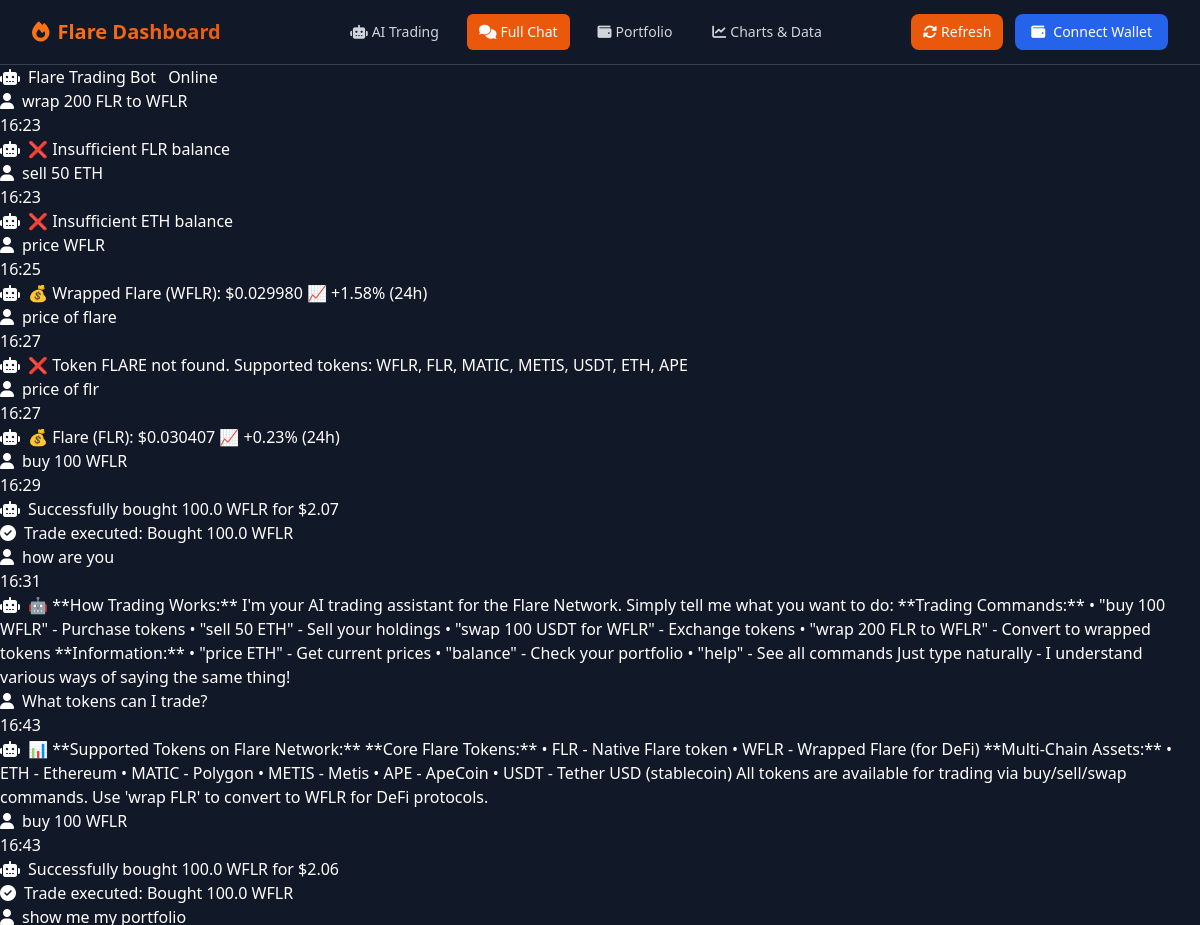
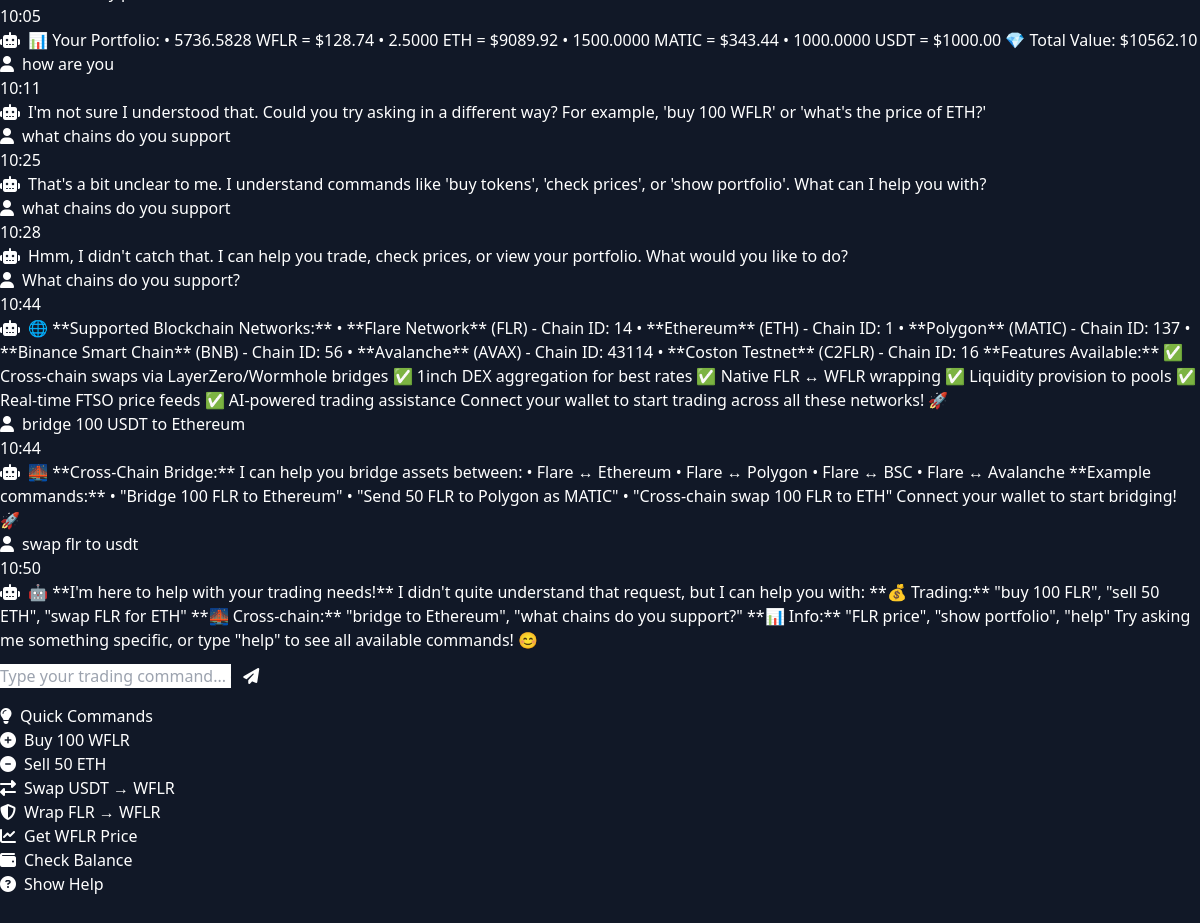
Page /chat on the committed database (2 pictures, top to bottom).
### models.py (models this page shows)
class ChatMessage(db.Model):
    id = db.Column(Integer, primary_key=True)
    message = db.Column(Text, nullable=False)
    response = db.Column(Text, nullable=False)
    trade_executed = db.Column(String(200))
    created_at = db.Column(DateTime, default=datetime.utcnow)

### routes.py (the view)
@app.route('/chat')
def chat():
    messages = ChatMessage.query.order_by(ChatMessage.created_at.desc()).limit(20).all()
    return render_template('chat.html', messages=messages[::-1])

### templates/chat.html (shortened to what this page needs)
{% extends "base.html" %}
{% block content %}
<div class="row">
    <div class="col-lg-8 mx-auto">
        <div class="card bg-dark-custom">
            <div class="card-header">
                <h5 class="card-title mb-0">
                    <i class="fas fa-robot me-2"></i>Flare Trading Bot
                    <span class="badge bg-success ms-2">Online</span>
                </h5>
            </div>
            <div class="card-body">
                <div id="chatMessages" class="chat-container mb-3">
                    {% if messages %}
                        {% for message in messages %}
                        <div class="chat-message user-message">
                            <div class="message-content">
                                <i class="fas fa-user me-2"></i>{{ message.message }}
                            </div>
                            <div class="message-time">{{ message.created_at.strftime('%H:%M') }}</div>
                        </div>
                        <div class="chat-message bot-message">
                            <div class="message-content">
                                <i class="fas fa-robot me-2"></i>{{ message.response }}
                            </div>
                            {% if message.trade_executed %}
                            <div class="trade-info">
                                <i class="fas fa-check-circle text-success me-2"></i>Trade executed: {{ message.trade_executed }}
                            </div>
                            {% endif %}
                        </div>
                        {% endfor %}
                    {% endif %}
                </div>
                <form id="chatForm" class="d-flex">
                    <input type="text" id="chatInput" class="form-control bg-dark text-light me-2"
                           placeholder="Type your trading command... (e.g., 'buy 100 WFLR')" required>
                    <button type="submit" class="btn btn-primary" id="sendButton">
                        <i class="fas fa-paper-plane"></i>
                    </button>
                </form>
            </div>
        </div>
        <div class="card bg-dark-custom mt-4">
            <div class="card-header">
                <h6 class="card-title mb-0">
                    <i class="fas fa-lightbulb me-2"></i>Quick Commands
                </h6>
            </div>
            <div class="card-body">
                <div class="row g-2">
                    <div class="col-md-6">
                        <button class="btn btn-outline-success w-100 quick-command" data-command="buy 100 WFLR">
                            <i class="fas fa-plus-circle me-2"></i>Buy 100 WFLR
                        </button>
                    </div>
                    <div class="col-md-6">
                        <button class="btn btn-outline-danger w-100 quick-command" data-command="sell 50 ETH">
                            <i class="fas fa-minus-circle me-2"></i>Sell 50 ETH
                        </button>
                    </div>
                    <div class="col-md-6">
                        <button class="btn btn-outline-warning w-100 quick-command" data-command="swap 100 USDT for WFLR">
                            <i class="fas fa-exchange-alt me-2"></i>Swap USDT → WFLR
                        </button>
                    </div>
                    <div class="col-md-6">
                        <button class="btn btn-outline-info w-100 quick-command" data-command="wrap 200 FLR to WFLR">
                            <i class="fas fa-shield-alt me-2"></i>Wrap FLR → WFLR
                        </button>
                    </div>
                    <div class="col-md-6">
                        <button class="btn btn-outline-info w-100 quick-command" data-command="price WFLR">
                            <i class="fas fa-chart-line me-2"></i>Get WFLR Price
                        </button>
                    </div>
                    <div class="col-md-6">
                        <button class="btn btn-outline-primary w-100 quick-command" data-command="balance">
                            <i class="fas fa-wallet me-2"></i>Check Balance
                        </button>
                    </div>
                    <div class="col-md-6">
                        <button class="btn btn-outline-secondary w-100 quick-command" data-command="help">
                            <i class="fas fa-question-circle me-2"></i>Show Help
                        </button>
                    </div>
                </div>
            </div>
        </div>
    </div>
</div>
{% endblock %}

### templates/base.html (shortened to what this page needs)
<!DOCTYPE html>
<html lang="en">
<head>
    <script src="https://cdn.tailwindcss.com"></script>
    <link href="https://cdnjs.cloudflare.com/ajax/libs/font-awesome/6.4.0/css/all.min.css" rel="stylesheet">
</head>
<body>
    <nav class="bg-gray-900 border-b border-gray-700 sticky top-0 z-50">
        <div class="max-w-7xl mx-auto px-4 sm:px-6 lg:px-8">
            <div class="flex items-center justify-between h-16">
                <div class="flex items-center">
                    <a href="{{ url_for('dashboard') }}" class="flex items-center">
                        <i class="fas fa-fire text-flare-500 mr-2 text-xl"></i>
                        <span class="gradient-text text-xl font-bold">Flare Dashboard</span>
                    </a>
                </div>
                <div class="hidden md:block">
                    <div class="ml-10 flex items-baseline space-x-4">
                        <a href="{{ url_for('dashboard') }}"
                           class="nav-link {% if request.endpoint == 'dashboard' %}bg-flare-600 text-white{% else %}text-gray-300 hover:bg-gray-700 hover:text-white{% endif %} px-3 py-2 rounded-md text-sm font-medium transition-colors">
                            <i class="fas fa-robot mr-1"></i>AI Trading
                        </a>
                        <a href="{{ url_for('chat') }}"
                           class="nav-link {% if request.endpoint == 'chat' %}bg-flare-600 text-white{% else %}text-gray-300 hover:bg-gray-700 hover:text-white{% endif %} px-3 py-2 rounded-md text-sm font-medium transition-colors">
                            <i class="fas fa-comments mr-1"></i>Full Chat
                        </a>
                        <a href="{{ url_for('portfolio') }}"
                           class="nav-link {% if request.endpoint == 'portfolio' %}bg-flare-600 text-white{% else %}text-gray-300 hover:bg-gray-700 hover:text-white{% endif %} px-3 py-2 rounded-md text-sm font-medium transition-colors">
                            <i class="fas fa-wallet mr-1"></i>Portfolio
                        </a>
                        <a href="{{ url_for('trading') }}"
                           class="nav-link {% if request.endpoint == 'trading' %}bg-flare-600 text-white{% else %}text-gray-300 hover:bg-gray-700 hover:text-white{% endif %} px-3 py-2 rounded-md text-sm font-medium transition-colors">
                            <i class="fas fa-chart-line mr-1"></i>Charts & Data
                        </a>
                    </div>
                </div>
                <div class="flex items-center space-x-3">
                    <button onclick="refreshPrices()"
                            class="bg-flare-600 hover:bg-flare-700 text-white px-3 py-2 rounded-lg text-sm font-medium transition-colors flex items-center">
                        <i class="fas fa-sync-alt mr-1"></i>Refresh
                    </button>
                    <button id="connectWallet" onclick="connectWallet()"
                            class="bg-blue-600 hover:bg-blue-700 text-white px-4 py-2 rounded-lg text-sm font-medium transition-colors">
                        <i class="fas fa-wallet mr-2"></i>Connect Wallet
                    </button>
                </div>
            </div>
        </div>
    </nav>
    <main class="min-h-screen bg-gray-900 text-white pt-0">
        {% block content %}{% endblock %}
    </main>
</body>
</html>

### templates/base.html (style rules this page uses)
.gradient-text { background: linear-gradient(45deg, #f97316, #ea580c); -webkit-background-clip: text; -webkit-text-fill-color: transparent; background-clip: text; }

### rows in the picture
ChatMessage: message "wrap 200 FLR to WFLR", created_at "16:23", response "❌ Insufficient FLR balance"
ChatMessage: message "sell 50 ETH", created_at "16:23", response "❌ Insufficient ETH balance"
ChatMessage: message "price WFLR", created_at "16:25", response "💰 Wrapped Flare (WFLR): $0.029980 📈 +1.58% (24h)"
ChatMessage: message "price of flare", created_at "16:27", response "❌ Token FLARE not found. Supported tokens: WFLR, FLR, MATIC, METIS, USDT, ETH, APE"
ChatMessage: message "price of flr", created_at "16:27", response "💰 Flare (FLR): $0.030407 📈 +0.23% (24h)"
ChatMessage: message "buy 100 WFLR", created_at "16:29", response "Successfully bought 100.0 WFLR for $2.07", trade_executed "Bought 100.0 WFLR"
ChatMessage: message "how are you", created_at "16:31", response "🤖 **How Trading Works:** I'm your AI trading assistant for the Flare Network. Simply tell me what you want to do: **Trading Commands:** • \"buy 100 WFLR\" - Purchase tokens • \"sell 50 ETH\" - Sell your holdings • \"swap 100 USDT for WFLR\" - Exchange tokens • \"wrap 200 FLR to WFLR\" - Convert to wrapped tokens **Information:** • \"price ETH\" - Get current prices • \"balance\" - Check your portfolio • \"help\" - See all commands Just type naturally - I understand various ways of saying the same thing!"
ChatMessage: message "What tokens can I trade?", created_at "16:43", response "📊 **Supported Tokens on Flare Network:** **Core Flare Tokens:** • FLR - Native Flare token • WFLR - Wrapped Flare (for DeFi) **Multi-Chain Assets:** • ETH - Ethereum • MATIC - Polygon • METIS - Metis • APE - ApeCoin • USDT - Tether USD (stablecoin) All tokens are available for trading via buy/sell/swap commands. Use 'wrap FLR' to convert to WFLR for DeFi protocols."
ChatMessage: message "buy 100 WFLR", created_at "16:43", response "Successfully bought 100.0 WFLR for $2.06", trade_executed "Bought 100.0 WFLR"
ChatMessage: message "show me my portfolio", created_at "10:05", response "📊 Your Portfolio: • 5736.5828 WFLR = $128.74 • 2.5000 ETH = $9089.92 • 1500.0000 MATIC = $343.44 • 1000.0000 USDT = $1000.00 💎 Total Value: $10562.10"
ChatMessage: message "how are you", created_at "10:11", response "I'm not sure I understood that. Could you try asking in a different way? For example, 'buy 100 WFLR' or 'what's the price of ETH?'"
ChatMessage: message "what chains do you support", created_at "10:25", response "That's a bit unclear to me. I understand commands like 'buy tokens', 'check prices', or 'show portfolio'. What can I help you with?"
ChatMessage: message "what chains do you support", created_at "10:28", response "Hmm, I didn't catch that. I can help you trade, check prices, or view your portfolio. What would you like to do?"
ChatMessage: message "What chains do you support?", created_at "10:44", response "🌐 **Supported Blockchain Networks:** • **Flare Network** (FLR) - Chain ID: 14 • **Ethereum** (ETH) - Chain ID: 1 • **Polygon** (MATIC) - Chain ID: 137 • **Binance Smart Chain** (BNB) - Chain ID: 56 • **Avalanche** (AVAX) - Chain ID: 43114 • **Coston Testnet** (C2FLR) - Chain ID: 16 **Features Available:** ✅ Cross-chain swaps via LayerZero/Wormhole bridges ✅ 1inch DEX aggregation for best rates ✅ Native FLR ↔ WFLR wrapping ✅ Liquidity provision to pools ✅ Real-time FTSO price feeds ✅ AI-powered trading assistance Connect your wallet to start trading across all these networks! 🚀"
ChatMessage: message "bridge 100 USDT to Ethereum", created_at "10:44", response "🌉 **Cross-Chain Bridge:** I can help you bridge assets between: • Flare ↔ Ethereum • Flare ↔ Polygon • Flare ↔ BSC • Flare ↔ Avalanche **Example commands:** • \"Bridge 100 FLR to Ethereum\" • \"Send 50 FLR to Polygon as MATIC\" • \"Cross-chain swap 100 FLR to ETH\" Connect your wallet to start bridging! 🚀"
ChatMessage: message "swap flr to usdt", created_at "10:50", response "🤖 **I'm here to help with your trading needs!** I didn't quite understand that request, but I can help you with: **💰 Trading:** \"buy 100 FLR\", \"sell 50 ETH\", \"swap FLR for ETH\" **🌉 Cross-chain:** \"bridge to Ethereum\", \"what chains do you support?\" **📊 Info:** \"FLR price\", \"show portfolio\", \"help\" Try asking me something specific, or type \"help\" to see all available commands! 😊"
